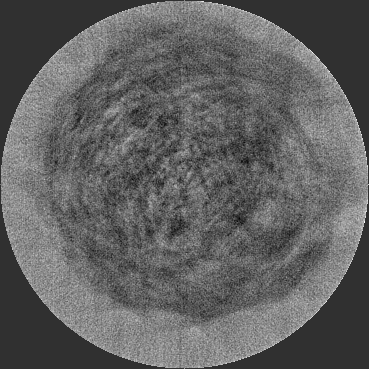
#> input picture results/reconstructed_110_cryoem.png, 369 x 369 px; its folder holds only this picture in this run
$ python slle.py --file_name ../results/reconstructed_110_cryoem.png
#> lines starting #> are read from the running program, lines starting #| are printed output that depends on the picture
from skimage.transform import radon, iradon, rotate
from sklearn.manifold import locally_linear_embedding
from scipy.sparse.linalg import eigsh
from scipy.ndimage import gaussian_filter
from sklearn.neighbors import NearestNeighbors
from scipy.sparse import csr_matrix, eye
from scipy.sparse.linalg import eigs
from scipy.linalg import orthogonal_procrustes
from sklearn.preprocessing import normalize
import numpy as np
import os, argparse, cv2
import matplotlib.pyplot as plt

NOISE_LEVEL = 0.01
np.random.seed(42)

def get_rotate_image(img1, img2):
    min_value = 1000
    rotated_img = img2
    for i in range(-20, 20, 1):
        rotated_ = rotate(img2, i)
        mse = np.mean((img1 - rotated_) ** 2)
        if mse < min_value:
            rotated_img = rotated_
            min_value = mse
    return rotated_img

def compute_rrmse_snr(img1, img2):
    img2 = get_rotate_image(img1, img2)
    mse = np.mean((img1 - img2) ** 2)
    rrmse = np.sqrt(mse) / np.sqrt(np.mean(img1 ** 2))
    snr = 10 * np.log10(np.sum(img1 ** 2) / np.sum((img1 - img2) ** 2))
    return rrmse, snr

def generate_sinogram(image, number_angles, theta=None):
    angles = np.random.uniform(0, 180, number_angles)
    angles.sort()
    sinograms = radon(image, theta=angles)
    noise = np.random.normal(0, NOISE_LEVEL * np.max(sinograms), sinograms.shape)
    sinograms += noise
    return sinograms, angles

def estimate_angles(sinograms, n_neighbors, n_components = 2):
    fft_sinograms = np.abs(np.fft.fft(sinograms, axis=1))
    n_samples = sinograms.shape[0]
    embedding, err = locally_linear_embedding(
            fft_sinograms,
            n_neighbors=n_neighbors,
            n_components=n_components + 1,
            method='standard',
            random_state=42
    )

    embedding = embedding[:,1:]
    embedding = embedding / np.linalg.norm(embedding, axis=1, keepdims=True)
    angles_estimated = np.degrees(np.arctan2(embedding[:, 1], embedding[:, 0]))
    angles_estimated = (angles_estimated + 360) % 180
    angles_estimated.sort()
    return angles_estimated

def main(file_name):
#> called with file_name = '../results/reconstructed_110_cryoem.png'
    base_name = os.path.basename(file_name)
    image = cv2.imread(file_name, cv2.IMREAD_GRAYSCALE)
#> image is the input picture: shape (369, 369); min 0, max 255, mean 97
    rrmse_list, snr_list = [], []
    angle_list = np.arange(30, 160, 40)
    for i in angle_list:
        sinograms, true_angles = generate_sinogram(image, i)
        angles = estimate_angles(sinograms.T.copy(), 12)
        idx = np.argsort(angles);
        sorted_projections = sinograms[:, idx];
        recon_angles = np.linspace(0, 180, i);
        reconstruction = iradon(sorted_projections, theta=recon_angles, filter_name="ramp", circle=True)
        rrmse, snr = compute_rrmse_snr(image, reconstruction)
        rrmse_list.append(rrmse)
        snr_list.append(snr)
        plt.imsave(f"results/reconstructed_{i}_{base_name}", reconstruction, cmap='gray')
#> this loop made 4 passes
#> (err in estimate_angles, mse in compute_rrmse_snr, rrmse) on passes 1 to 4: (0.00753, 10653.1, 11.54), (0.0011, 10653, 11.54), (0.000426, 10651, 11.53), (0.000175, 10652.8, 11.54)
#> pass 1, in generate_sinogram, `sinograms = radon(image, theta=angles)`:
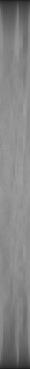
#> sinograms: shape (369, 30) float64; min 33.14, max 160.9, mean 132
#> pass 1, in generate_sinogram, `noise = np.random.normal(0, NOISE_LEVEL * np.max(sinograms), sinograms..`:
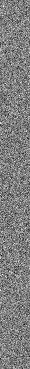
#> noise: shape (369, 30) float64; min -6.31, max 6.32, mean -0.00835; drawn with min black and max white
#> pass 1, in estimate_angles, `fft_sinograms = np.abs(np.fft.fft(sinograms, axis=1))`:
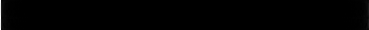
#> fft_sinograms: shape (30, 369) float64; min 0.113, max 51239.8, mean 252.9; drawn with min black and max white
#> after the loop:
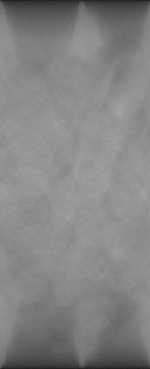
#> sorted_projections: shape (369, 150) float64; min 30.02, max 165.5, mean 132.1
#> after the loop, rrmse_list = [11.54, 11.54, 11.53, 11.54]; snr_list = [-21.24, -21.24, -21.24, -21.24]

    plt.plot(angle_list, rrmse_list, label='RRMSE', marker='o')
    plt.xlabel('Number of angles')
    plt.ylabel('RRMSE')
    plt.savefig(f"results/rrmse_{base_name}.png")
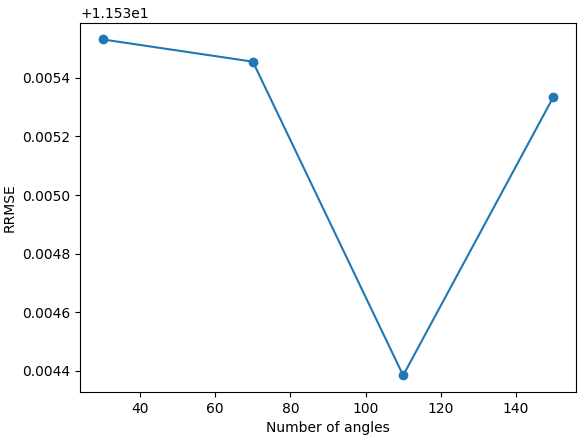
#> figure drawn by matplotlib, 1 panel
    plt.close()

    plt.plot(angle_list, snr_list, label='SNR', marker='o')
    plt.xlabel('Number of angles')
    plt.ylabel('SNR')
    plt.savefig(f"results/snr_{base_name}.png")
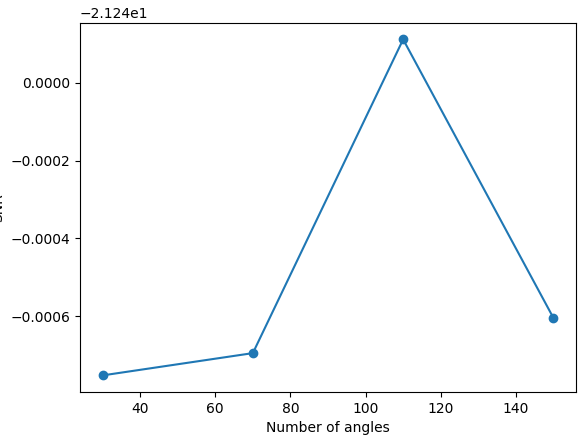
#> figure drawn by matplotlib, 1 panel
    plt.close()


if __name__ == "__main__":
    parser = argparse.ArgumentParser(description="Generate sinograms from a phantom image.")
    parser.add_argument("--file_name", type=str, help="Path to the image file.", required=True)
    args = parser.parse_args()
    main(args.file_name)

$ run again, on results/reconstructed_30_shepp_logan.png
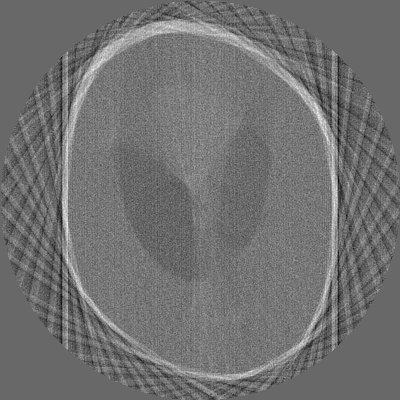
#> input picture results/reconstructed_30_shepp_logan.png, 400 x 400 px
#> in main, image is the input picture: shape (400, 400); min 0, max 255, mean 112.9
#> the loop in main, `for i in angle_list:` made 4 passes
#> (err in estimate_angles, mse in compute_rrmse_snr) on passes 1 to 4: (0.00311, 13068.3), (0.000967, 13070), (0.000297, 13070.4), (0.000139, 13069.8)
#> after the loop in main, `for i in angle_list:`:
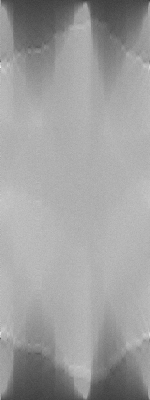
#> sorted_projections: shape (400, 150) float64; min 62.71, max 240.5, mean 159.1
#> after the loop in main, `for i in angle_list:`: rrmse_list = [12.4, 12.4, 12.4, 12.4]; snr_list = [-21.87, -21.87, -21.87, -21.87]
#> in main, `plt.savefig(f"results/snr_{base_name}.png")`:
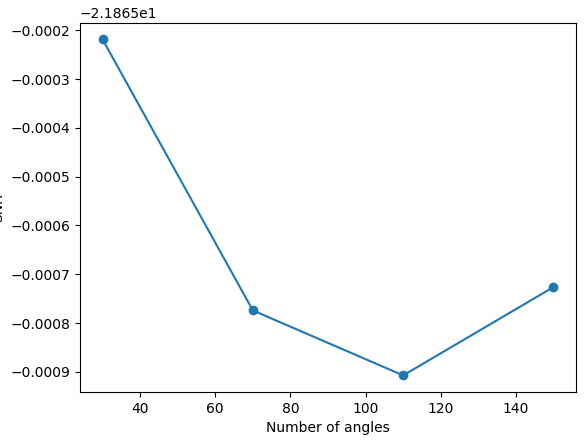
#> figure drawn by matplotlib, 1 panel
